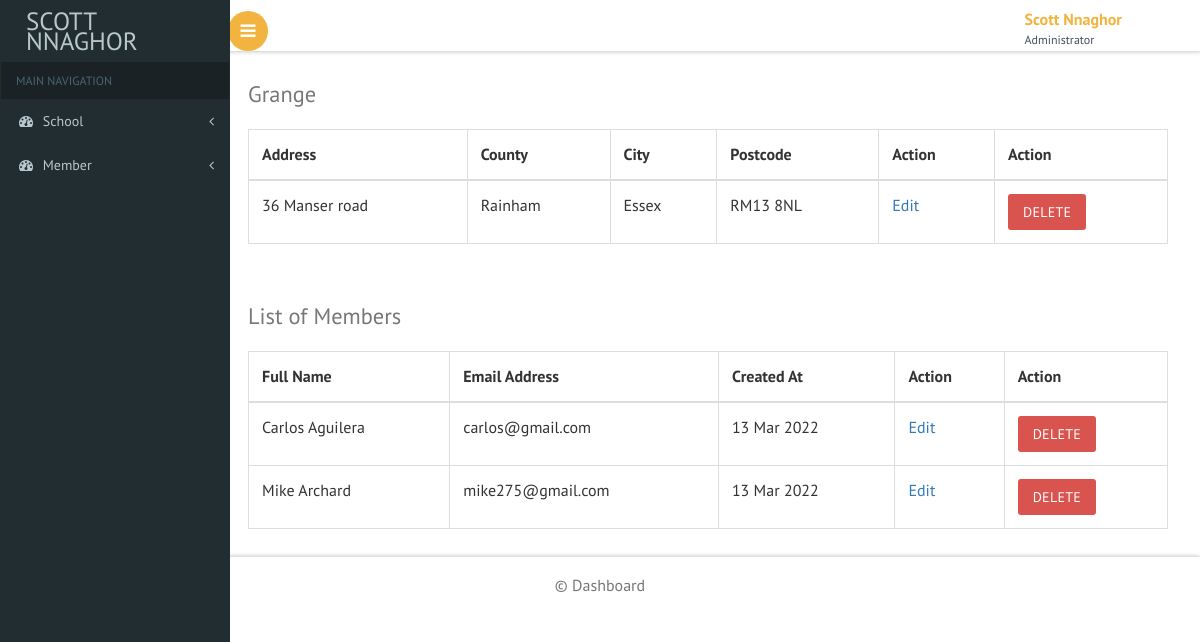
The page /school/detail/15 on the database its author committed.
### tables this page shows
CREATE TABLE `school` (
  `id` int(11) NOT NULL,
  `school_name` varchar(255) NOT NULL,
  `address` text NOT NULL,
  `county` varchar(255) NOT NULL,
  `city` varchar(255) NOT NULL,
  `postcode` varchar(10) NOT NULL,
  `registered_at` date NOT NULL,
  `created_at` timestamp NOT NULL DEFAULT current_timestamp()
);

CREATE TABLE `member` (
  `id` int(11) NOT NULL,
  `school_id` int(10) NOT NULL,
  `fullname` varchar(255) NOT NULL,
  `email` varchar(255) NOT NULL,
  `created_at` timestamp NOT NULL DEFAULT current_timestamp()
);

### application/controllers/School.php (called while the page is built, shortened)
<?php
class School extends CI_Controller{
	public function __construct(){
		$this->load->helper('custom_helper');
      		$this->load->model('School_model');
	}
	public function detail($id){
		$data['school'] = $this->School_model->display_school_by_id($id);
		$school = $data['school'];
			$data['member'] = $this->School_model->display_all_members_in_school($id);
			$member = $data['member'];
		$this->load->view('school/detail', $data);
	}
}
?>

### index.php (called while the page is built, shortened)
<?php
require_once BASEPATH.'core/CodeIgniter.php';

### application/models/School_model.php (called while the page is built, shortened)
<?php
class School_model extends CI_Model{
	public function display_school_by_id($id){
		$this->db->order_by('school_name', 'ASC');
		$this->db->where('id', $id);
		return $this->db->get("school")->result_array();
	}
	public function display_all_members_in_school($id){
		$this->db->select('*');
		$this->db->from('school');
		$this->db->join('member', 'member.school_id = school.id');
		$this->db->where('school.id', $id);
		$this->db->order_by('member.fullname', 'ASC');
		return $this->db->get()->result_array();
	}
}
?>

### application/views/school/detail.php (the view, shortened to what this page needs)
<!doctype html>
<html>
<head>
<?php foreach($school as $sch){} ?>
</head>
<body class="cbp-spmenu-push">
	<div class="main-content">
		<div class="cbp-spmenu cbp-spmenu-vertical cbp-spmenu-left" id="cbp-spmenu-s1">
	<div id="page-wrapper">
		<div class="main-page">
			<div class="tables">
				<div class="table-responsive bs-example widget-shadow">
					<h4 class="margin-h4"><?= $sch['school_name']; ?></h4>
					<table class="table table-bordered">
						<thead>
							<tr>
								<th>Address</th>
								<th>County</th>
								<th>City</th>
								<th>Postcode</th>
								<th>Action</th>
								<th>Action</th>
							</tr>
						</thead>
						<tbody>
						<?php if(!empty($school)){ foreach($school as $sch){ ?>
							<tr>
								<td><?= $sch['address']; ?></td>
								<td><?= $sch['county']; ?></td>
								<td><?= $sch['city']; ?></td>
								<td><?= $sch['postcode']; ?></td>
								<td><a href="<?= site_url('school/edit/'.$sch['id']); ?>">Edit</a></td>
								<td><button type="button" onclick="delete_school(<?= $sch['id']; ?>)" class="btn btn-danger">Delete</button></td>
							</tr>
						<?php } }else{ ?>
							<div class="alert alert-danger"><?= $error; ?></div>
							<?php } ?>
						</tbody>
					</table>
				</div>
				<div class="table-responsive bs-example widget-shadow">
					<h4>List of Members</h4>
					<table class="table table-bordered">
						<thead>
							<tr>
								<th>Full Name</th>
								<th>Email Address</th>
								<th>Created At</th>
								<th>Action</th>
								<th>Action</th>
							</tr>
						</thead>
						<tbody>
						<?php
							if(!empty($member)){ foreach($member as $mem){
						?>
							<tr>
								<td><?= $mem['fullname']; ?></td>
								<td><?= $mem['email']; ?></td>
								<td><?= date("j M Y", strtotime($mem['created_at'])); ?></td>
								<td><a href="<?= site_url('member/edit/'.$mem['id']); ?>">Edit</a></td>
								<td><button type="button" onclick="delete_member(<?= $mem['id']; ?>)" class="btn btn-danger">Delete</button></td>
							</tr>
						<?php } }else{ ?>
						<div class="alert alert-danger"><?= $error; ?></div>
						<?php } ?>
						</tbody>
					</table>
				</div>
			</div>
		</div>
	</div>
	</div>
</body>
</html>

### css/style.css (style rules this page uses)
h4, h5, h6, h1, h2, h3 { margin: 0; }
html, body { font-family: 'PT Sans', sans-serif; font-size: 100%; overflow-x: hidden; background: #fff; }
body a { transition: 0.5s all ease; -webkit-transition: 0.5s all ease; -moz-transition: 0.5s all ease; -o-transition: 0.5s all ease; -ms-transition: 0.5s all ease; text-decoration:none; }
h1,h2,h3,h4,h5,h6 { margin:0; }
.main-content { position: relative; }
.cbp-spmenu { position: fixed; }
.cbp-spmenu-vertical { height: 100%; z-index: 1000; padding: 0em 0 2em; }
.cbp-spmenu-left { left: 0; }
.cbp-spmenu-push { overflow-x: hidden; position: relative; }
.cbp-spmenu, .cbp-spmenu-push { -webkit-transition: all 0.3s ease; -moz-transition: all 0.3s ease; transition: all 0.3s ease; }
.cbp-spmenu-push div#page-wrapper { margin: 0 0 0 13.5em; transition:.5s all; -webkit-transition:.5s all; -moz-transition:.5s all; }
.margin-h4 { margin-top: 50px; }
.table > thead > tr > th, .table > tbody > tr > th, .table > tfoot > tr > th, .table > thead > tr > td, .table > tbody > tr > td, .table > tfoot > tr > td { border-top: none; }
.tables h4 { font-size: 1.4em; margin-bottom: 1em; color: #777777; }
.tables .panel-body ,.tables .bs-example { padding: 2em 2em 0.5em; }
.tables .table > thead > tr > th, .tables .table > tbody > tr > th, .tables .table > tfoot > tr > th, .tables .table > thead > tr > td, .tables .table > tbody > tr > td, .tables .table > tfoot > tr > td { padding: 13px; border-top: 1px solid #E0E0E0; }
.btn { display: inline-block; margin-bottom: 0; text-align: center; vertical-align: middle; text-transform: uppercase; cursor: pointer; background-image: none; border: 0; border-color: rgba(0, 0, 0, 0.07) rgba(0, 0, 0, 0.1) rgba(0, 0, 0, 0.18); white-space: nowrap; padding: 8px 15px; border-radius: 3px; letter-spacing: 0.02em; -webkit-user-select: none; -moz-user-select: none; -ms-user-select: none; user-select: none; }

### rows shown on the page
school: school_name "Grange", address "36 Manser road", county "Rainham", city "Essex", postcode "RM13 8NL"
member: fullname "Carlos Aguilera", email "carlos@gmail.com", created_at "13 Mar 2022"
member: fullname "Mike Archard", email "mike275@gmail.com", created_at "13 Mar 2022"
